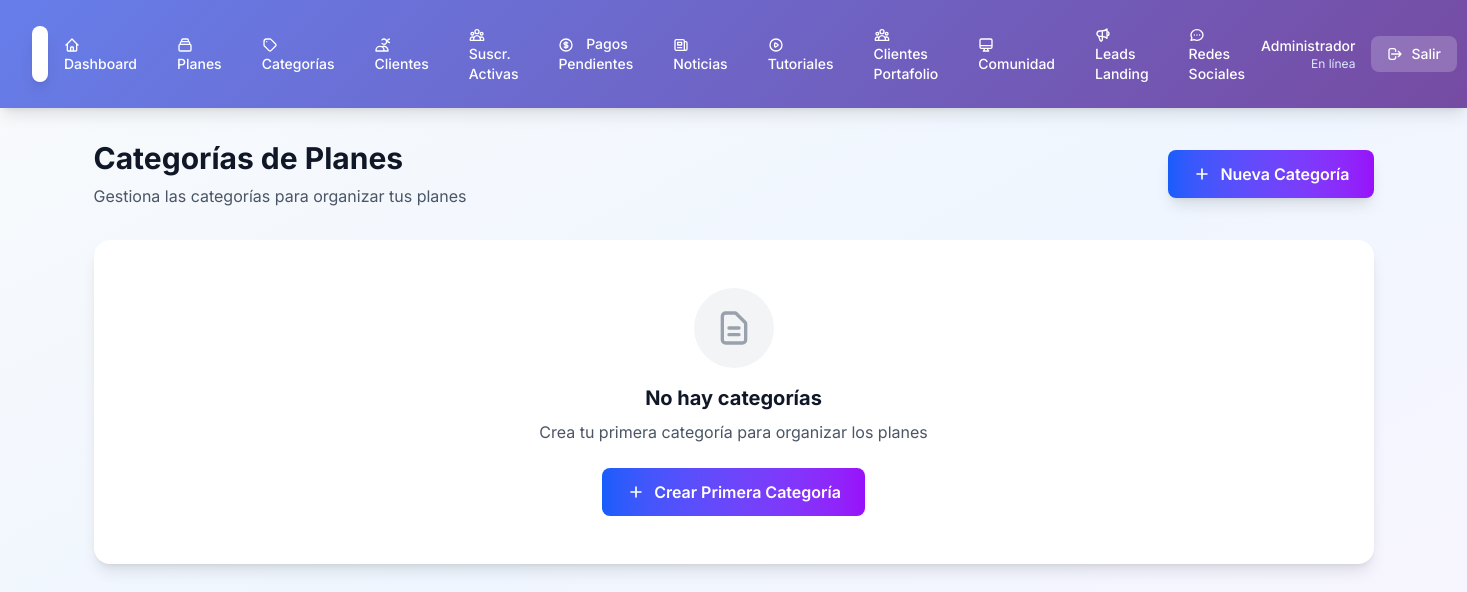
The page /admin/categorias.php (signed in) on the database as committed earlier.
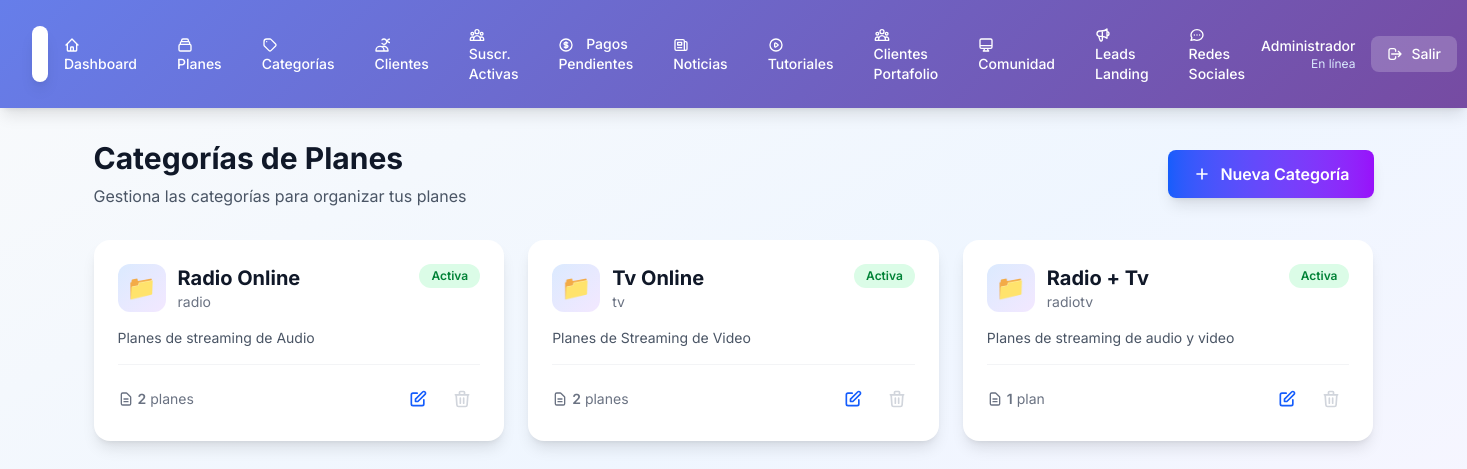
The same page on the database as committed later.
### tables this page shows
CREATE TABLE IF NOT EXISTS `plan_categories` (
  `id` int(11) NOT NULL AUTO_INCREMENT,
  `name` varchar(100) NOT NULL,
  `slug` varchar(100) NOT NULL,
  `description` text DEFAULT NULL,
  `icon` varchar(50) DEFAULT NULL,
  `display_order` int(11) DEFAULT 0,
  `is_active` tinyint(1) DEFAULT 1,
  `created_at` timestamp NOT NULL DEFAULT current_timestamp(),
  `updated_at` timestamp NOT NULL DEFAULT current_timestamp() ON UPDATE current_timestamp(),
  PRIMARY KEY (`id`),
  UNIQUE KEY `slug` (`slug`),
  KEY `idx_slug` (`slug`),
  KEY `idx_display_order` (`display_order`)
);

### admin/categorias.php (the view, shortened to what the changed rows need)
<?php
include 'header.php';
$pdo = getDatabase();
$stmt = $pdo->query("SELECT * FROM plan_categories ORDER BY display_order ASC, name ASC");
$categories = $stmt->fetchAll(PDO::FETCH_ASSOC);
$stmt_counts = $pdo->query("
    SELECT category_id, COUNT(*) as total
    FROM plans
    GROUP BY category_id
");
$plan_counts = [];
while ($row = $stmt_counts->fetch(PDO::FETCH_ASSOC)) {
    $plan_counts[$row['category_id']] = $row['total'];
}
?>
<div class="max-w-7xl mx-auto">
    <div class="mb-8 flex items-center justify-between">
        <div>
            <h2 class="text-3xl font-bold text-gray-900 mb-2">Categorías de Planes</h2>
        </div>
    </div>
    <div class="grid grid-cols-1 md:grid-cols-2 lg:grid-cols-3 gap-6">
        <?php foreach ($categories as $category):
            $plan_count = $plan_counts[$category['id']] ?? 0;
        ?>
        <div class="bg-white rounded-2xl shadow-lg overflow-hidden hover:shadow-xl transition-all duration-300 transform hover:-translate-y-1">
            <div class="p-6">
                <div class="flex items-start justify-between mb-4">
                    <div class="flex items-center">
                        <div class="w-12 h-12 rounded-xl bg-gradient-to-br from-blue-100 to-purple-100 flex items-center justify-center text-2xl mr-3">
                            <?php echo htmlspecialchars($category['icon'] ?: '📁'); ?>
                        </div>
                        <div>
                            <h3 class="text-xl font-bold text-gray-900"><?php echo htmlspecialchars($category['name']); ?></h3>
                            <p class="text-sm text-gray-500"><?php echo htmlspecialchars($category['slug']); ?></p>
                        </div>
                    </div>
                    <span class="px-3 py-1 rounded-full text-xs font-semibold <?php echo $category['is_active'] ? 'bg-green-100 text-green-700' : 'bg-gray-100 text-gray-600'; ?>">
                        <?php echo $category['is_active'] ? 'Activa' : 'Inactiva'; ?>
                    </span>
                </div>
                <?php if ($category['description']): ?>
                <p class="text-gray-600 text-sm mb-4"><?php echo htmlspecialchars($category['description']); ?></p>
                <?php endif; ?>
                <div class="flex items-center justify-between pt-4 border-t border-gray-100">
                    <div class="flex items-center text-sm text-gray-500">
                        <svg class="w-4 h-4 mr-1" fill="none" stroke="currentColor" viewBox="0 0 24 24">
                            <path stroke-linecap="round" stroke-linejoin="round" stroke-width="2" d="M9 12h6m-6 4h6m2 5H7a2 2 0 01-2-2V5a2 2 0 012-2h5.586a1 1 0 01.707.293l5.414 5.414a1 1 0 01.293.707V19a2 2 0 01-2 2z"/>
                        </svg>
                        <span class="font-semibold"><?php echo $plan_count; ?></span>
                        <span class="ml-1"><?php echo $plan_count === 1 ? 'plan' : 'planes'; ?></span>
                    </div>
                    <div class="flex items-center space-x-2">
                        <a href="categoria_editar.php?id=<?php echo $category['id']; ?>" class="p-2 text-blue-600 hover:bg-blue-50 rounded-lg transition-colors" title="Editar">
                            <svg class="w-5 h-5" fill="none" stroke="currentColor" viewBox="0 0 24 24">
                                <path stroke-linecap="round" stroke-linejoin="round" stroke-width="2" d="M11 5H6a2 2 0 00-2 2v11a2 2 0 002 2h11a2 2 0 002-2v-5m-1.414-9.414a2 2 0 112.828 2.828L11.828 15H9v-2.828l8.586-8.586z"/>
                            </svg>
                        </a>
                        <?php if ($plan_count === 0): ?>
                        <button onclick="deleteCategory(<?php echo $category['id']; ?>, '<?php echo htmlspecialchars($category['name'], ENT_QUOTES); ?>')" class="p-2 text-red-600 hover:bg-red-50 rounded-lg transition-colors" title="Eliminar">
                            <svg class="w-5 h-5" fill="none" stroke="currentColor" viewBox="0 0 24 24">
                                <path stroke-linecap="round" stroke-linejoin="round" stroke-width="2" d="M19 7l-.867 12.142A2 2 0 0116.138 21H7.862a2 2 0 01-1.995-1.858L5 7m5 4v6m4-6v6m1-10V4a1 1 0 00-1-1h-4a1 1 0 00-1 1v3M4 7h16"/>
                            </svg>
                        </button>
                        <?php else: ?>
                        <button disabled class="p-2 text-gray-300 cursor-not-allowed rounded-lg" title="No se puede eliminar (tiene planes asociados)">
                            <svg class="w-5 h-5" fill="none" stroke="currentColor" viewBox="0 0 24 24">
                                <path stroke-linecap="round" stroke-linejoin="round" stroke-width="2" d="M19 7l-.867 12.142A2 2 0 0116.138 21H7.862a2 2 0 01-1.995-1.858L5 7m5 4v6m4-6v6m1-10V4a1 1 0 00-1-1h-4a1 1 0 00-1 1v3M4 7h16"/>
                            </svg>
                        </button>
                        <?php endif; ?>
                    </div>
                </div>
            </div>
        </div>
        <?php endforeach; ?>
    </div>
    <?php if (empty($categories)): ?>
    <div class="bg-white rounded-2xl shadow-lg p-12 text-center">
        <div class="w-20 h-20 bg-gray-100 rounded-full flex items-center justify-center mx-auto mb-4">
            <svg class="w-10 h-10 text-gray-400" fill="none" stroke="currentColor" viewBox="0 0 24 24">
                <path stroke-linecap="round" stroke-linejoin="round" stroke-width="2" d="M9 12h6m-6 4h6m2 5H7a2 2 0 01-2-2V5a2 2 0 012-2h5.586a1 1 0 01.707.293l5.414 5.414a1 1 0 01.293.707V19a2 2 0 01-2 2z"/>
            </svg>
        </div>
        <h3 class="text-xl font-bold text-gray-900 mb-2">No hay categorías</h3>
        <p class="text-gray-600 mb-6">Crea tu primera categoría para organizar los planes</p>
        <a href="categoria_crear.php" class="inline-flex items-center px-6 py-3 bg-gradient-to-r from-blue-600 to-purple-600 text-white rounded-lg font-semibold hover:from-blue-700 hover:to-purple-700 transition-all">
            <svg class="w-5 h-5 mr-2" fill="none" stroke="currentColor" viewBox="0 0 24 24">
                <path stroke-linecap="round" stroke-linejoin="round" stroke-width="2" d="M12 6v6m0 0v6m0-6h6m-6 0H6"/>
            </svg>
            Crear Primera Categoría
        </a>
    </div>
    <?php endif; ?>
</div>
<?php include 'footer.php'; ?>

Rows that differ between the two databases and show on the page:
added plan_categories: icon "📁", name "Radio Online", slug "radio", is_active "Activa", description "Planes de streaming de Audio", plan_count "2", shows "planes"
added plan_categories: icon "📁", name "Tv Online", slug "tv", is_active "Activa", description "Planes de Streaming de Video", display_order "2", shows "planes"
added plan_categories: icon "📁", name "Radio + Tv", slug "radiotv", is_active "Activa", description "Planes de streaming de audio y video", plan_count "1"
Other text that changed with them:
text no longer shown: "No hay categorías Crea tu primera categoría para organizar los planes Crear Primera Categoría"
